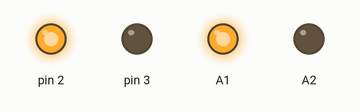
Simulated run of this sketch. Board: Arduino Uno, built with avr-gcc and run on an emulated ATmega328P. Shown: output pins drawn as LEDs (lit = HIGH).

Above: at 0.5 s.
At 3.5 s:
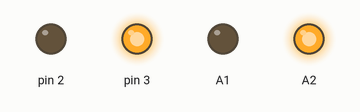
Timing chart, 0 to 4.6 s (numbered marks = the images above):
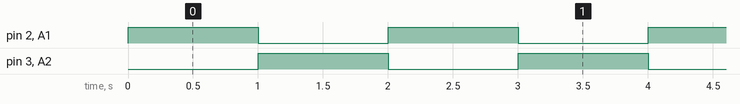

The sketch:

sketch_dec27b.ino
```cpp
boolean solenoid1=true;
//boolean solenoid5=false;
int mapped=555;
void setup() {
 Serial.begin(9600);

pinMode(2,OUTPUT);
pinMode(3,OUTPUT);


//pinMode(5,OUTPUT);
//pinMode(7,OUTPUT);
}

void loop() {


digitalWrite(2,HIGH);
digitalWrite(3,LOW);
analogWrite(A1,255);
analogWrite(A2,0);
delay(1000);
//
digitalWrite(2,LOW);
digitalWrite(3,HIGH);
analogWrite(A1,0);
analogWrite(A2,255);
//
delay(1000);
}
```

Measured:
- by itself, pin 2, pin 3, A1, A2: alternates HIGH for 1.0 s and LOW for 1.0 s
